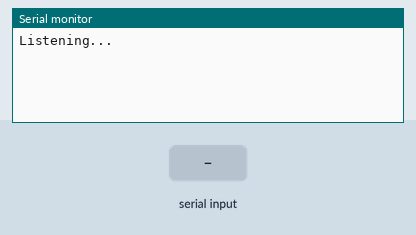
Recording of a sketch running on a simulated Arduino Mega 2560, built with avr-gcc and run on an emulated ATmega2560. On the bench: the last lines printed to the serial monitor. The test bench sets the inputs (shaded band).

Above: at 1.2 s.
1.3 s: "1" received over the second serial link
At 2.5 s:
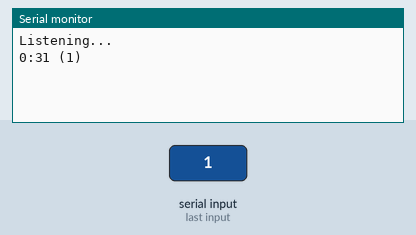
2.8 s: "0" received over the second serial link
At 3.9 s:
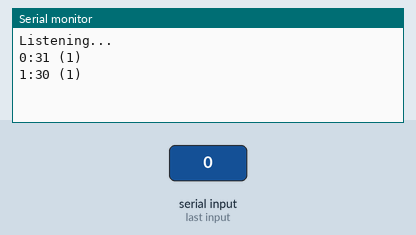
4.3 s: "2" received over the second serial link
At 5.0 s:
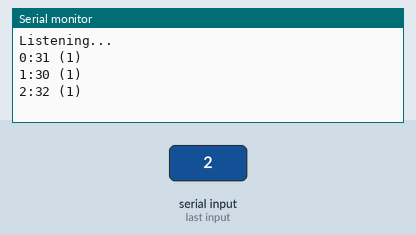

Measured:
- after the input at 1.3 s, the serial monitor: prints a new line at once (image 1)
- after the input at 2.8 s, the serial monitor: prints a new line at once (image 2)
- after the input at 4.3 s, the serial monitor: prints a new line at once (image 3)

The sketch:

DueSerialReadTest.ino
```cpp
void setup() {
  // put your setup code here, to run once:
  const int OutBaudRate = 115200;
  Serial.begin(115200);
  Serial.println("Listening...");
  const int InBaudRate = 31250;//19200;//9600;
  Serial3.begin(InBaudRate);
}

void loop() {
  // put your main code here, to run repeatedly:
  int Cntr = 0;
  while(true)
  {
    int Available = 0<Serial3.available();
    if(0<Available)
    {
      int Value = Serial3.read();
      Serial.print(Cntr++);
      Serial.print(":");
      Serial.print(Value, HEX);
      Serial.print(" (");
      Serial.print(Available, DEC);
      Serial.println(")");
    }
  }
}
```
